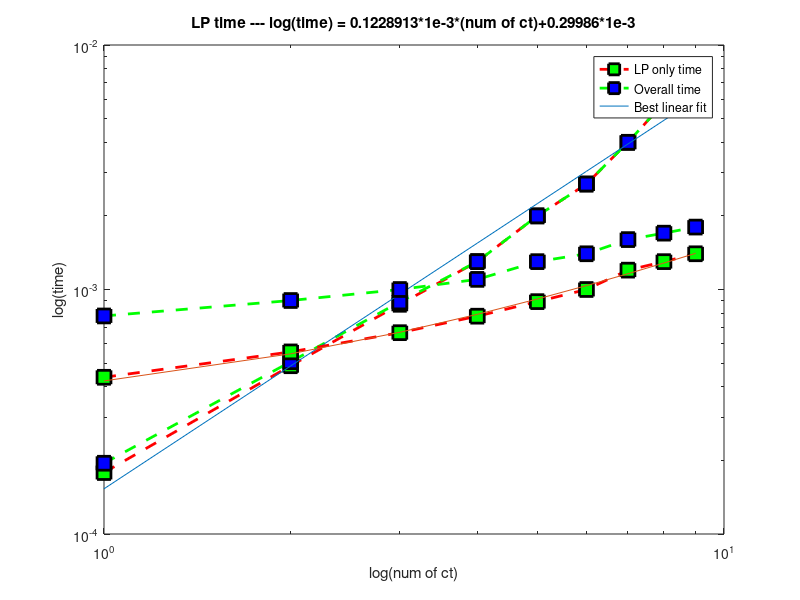

Write the MATLAB code that produced this figure.
load('time.mat')

loglog(SpeedTest_Lemke(:,1),'--rs','LineWidth',2,...
'MarkerEdgeColor','k',...
'MarkerFaceColor','g',...
'MarkerSize',10)
hold on
loglog(SpeedTest_Lemke(:,3),'--gs','LineWidth',2,...
'MarkerEdgeColor','k',...
'MarkerFaceColor','b',...
'MarkerSize',10)
loglog((exp(1.6688*log(1:9)-8.7847)))
xlabel('log(num of ct)')
ylabel('log(time)')
title('Lemke time --- log(time) = 1.6688*log(num of ct)-8.7847')
legend('Lemke only time','Overall time','Best linear fit')


%%

loglog(SpeedTest_LP(:,1),'--rs','LineWidth',2,...
'MarkerEdgeColor','k',...
'MarkerFaceColor','g',...
'MarkerSize',10)
hold on
loglog(SpeedTest_LP(:,3),'--gs','LineWidth',2,...
'MarkerEdgeColor','k',...
'MarkerFaceColor','b',...
'MarkerSize',10)
plot(0.1228913*1e-3*[1:9]+0.29986*1e-3)
xlabel('log(num of ct)')
ylabel('log(time)')
title('LP time --- log(time) = 0.1228913*1e-3*(num of ct)+0.29986*1e-3')
legend('LP only time','Overall time','Best linear fit')
